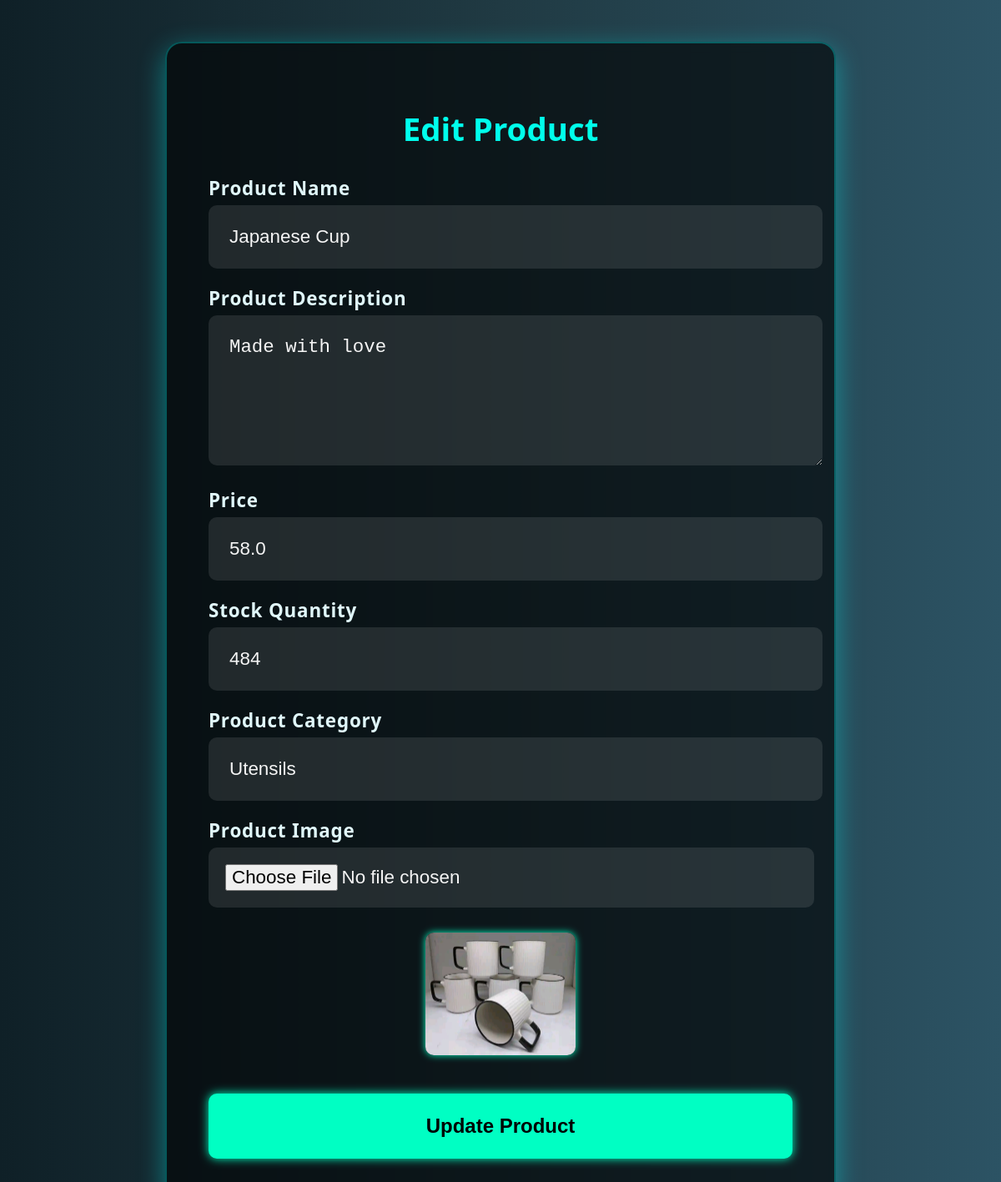
Screenshot of /admin/edit_product/16 (signed in) with the database file from the repository.
### app.py (models this page shows, shortened)
class Product(db.Model):
    id = db.Column(db.Integer, primary_key=True)
    name = db.Column(db.String(100), nullable=False)
    description = db.Column(db.Text)
    price = db.Column(db.Float, nullable=False)
    stock = db.Column(db.Integer, nullable=True)
    image_url = db.Column(db.String(200), nullable=False)
    imgur_url = db.Column(db.String(500))
    created_at = db.Column(db.DateTime, default=nairobi_time)
    category = db.Column(db.String(200), nullable=False)
    ratings = db.relationship('Rating', backref='product', lazy=True)

### app.py (the view, shortened to what this page needs)
@app.route('/admin/edit_product/<int:product_id>', methods=['GET', 'POST'])
@limiter.limit("20 per minute")
@admin_required
def admin_edit_product(product_id):
    product = Product.query.get_or_404(product_id)
    return render_template("upload_product.html", product=product)

### app.py (called while the page is built)
@app.before_request
def make_session_permanent():
    session.permanent = True

@app.before_request
def auto_logout_user():
    if current_user.is_authenticated:
        user = User.query.filter_by(id=current_user.id).first()
        if user and user.role != current_user.role:
            logout_user()
            flash("Role has changed. Please log in again.", "error")
            return redirect(url_for('login'))

def admin_required(f):
    @wraps(f)
    def decorated_function(*args, **kwargs):
        if not current_user.is_authenticated or current_user.role != 'admin':
            return abort(403)
        return f(*args, **kwargs)
    return decorated_function

@login_manager.user_loader
def load_user(user_id):
    return User.query.get(int(user_id))

@app.context_processor
def inject_csrf_token():
    from flask_wtf.csrf import generate_csrf
    return dict(csrf_token=generate_csrf)

### templates/upload_product.html (shortened to what this page needs)
<!DOCTYPE html>
<html lang="en">
<head>
</head>
<body>
  <div class="container">
    <h1>{% if product %}Edit{% else %}Add{% endif %} Product</h1>
    <form action="{% if product %}{{ url_for('admin_edit_product', product_id=product.id) }}{% else %}{{ url_for('admin_add_product') }}{% endif %}"
          method="POST" enctype="multipart/form-data">
      <label for="name">Product Name</label>
      <input type="text" id="name" name="name" value="{{ product.name if product else '' }}" required>
      <label for="description">Product Description</label>
      <textarea id="description" name="description" rows="5" required>{{ product.description if product else '' }}</textarea>
      <label for="price">Price</label>
      <input type="number" id="price" name="price" step="0.01" value="{{ product.price if product else '' }}" required>
      <label for="stock">Stock Quantity</label>
      <input type="number" id="stock" name="stock" value="{{ product.stock if product else '' }}" required>
      <label for="category">Product Category</label>
      <input type="text" id="category" name="category" value="{{ product.category if product else '' }}" required>
      <label for="image">Product Image</label>
      <input type="file" id="image" name="image" accept="image/*" value="{{ product.image_url if product else '' }}">
      {% if product and product.image_url %}
        <div class="uploaded-images">
          <img src="{{ product.image_url }}"
     onerror="this.onerror=null;this.src='{{ product.imgur_url }}';"
     alt="{{ product.name }}">
        </div>
      {% endif %}
      <button type="submit">{% if product %}Update{% else %}Upload{% endif %} Product</button>
    </form>
  </div>
</body>
</html>

### templates/upload_product.html (style rules this page uses)
body { background: linear-gradient(to right, #0f2027, #203a43, #2c5364); color: #ffffff; font-family: 'Segoe UI', Tahoma, Geneva, Verdana, sans-serif; font-size: 1.2rem; margin: 0; padding: 0; }
.container { max-width: 700px; margin: 50px auto; padding: 50px; background: rgba(0, 0, 0, 0.6); border-radius: 20px; box-shadow: 0 10px 32px rgba(0, 255, 255, 0.4); backdrop-filter: blur(6px); border: 2px solid rgba(0, 255, 255, 0.3); text-align: left; }
h1 { text-align: center; margin-bottom: 30px; background: linear-gradient(to right, #00fff0, #00ffe7); -webkit-background-clip: text; -webkit-text-fill-color: transparent; font-size: 2.4rem; }
label { display: block; margin-top: 20px; font-weight: 900; font-size: 1.4rem; letter-spacing: 0.05rem; color: #e0f7fa; }
input, textarea { width: 98%; padding: 25px; margin-top: 5px; border: none; border-radius: 10px; background: rgba(255, 255, 255, 0.1); color: #f5f5f5; font-size: 1.4rem; font-weight: 500; transition: 0.3s ease; }
input[type="file"] { padding: 20px; background: rgba(255, 255, 255, 0.1); }
button { width: 100%; margin-top: 30px; padding: 25px; background: #00ffc3; border: none; border-radius: 10px; color: #000; font-weight: bold; font-size: 1.5rem; cursor: pointer; box-shadow: 0 0 12px #00ffc3; transition: all 0.3s ease-in-out; }
.uploaded-images { margin-top: 20px; text-align: center; }
.uploaded-images img { max-width: 180px; max-height: 180px; border-radius: 10px; margin: 10px; box-shadow: 0 0 8px #00ffc3; }

### rows the page displays
Product: name "Japanese Cup", description "Made with love", price "58.0", stock "484", category "Utensils", image_url (picture)
